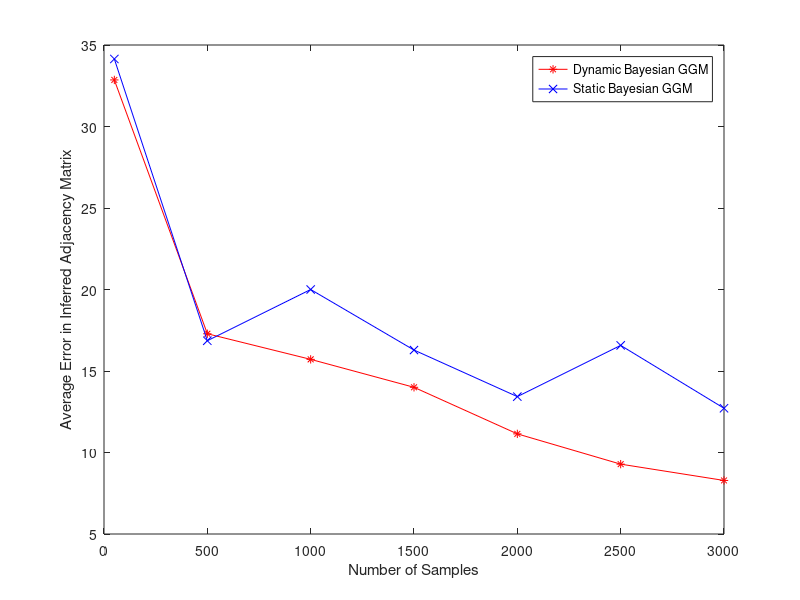

Write the MATLAB code that produced this figure.
function exp03_plotResults()

tvErr = [230,121,110,98,78,65,58];
staticErr = [239,118,140,114,94,116,89];
aveTvErr = tvErr / length(tvErr);
aveStaticErr = staticErr / length(staticErr);
samples = [50,500:500:3000];

plot(samples,aveTvErr,'r-*',samples,aveStaticErr,'b-x')
legend('Dynamic Bayesian GGM', 'Static Bayesian GGM');
ylabel('Average Error in Inferred Adjacency Matrix');
xlabel('Number of Samples');
